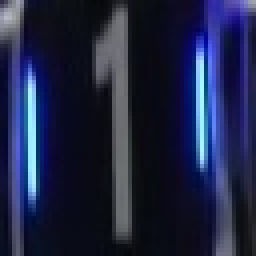
#> input picture data/1/1620708293790.0803.jpg, 64 x 64 px, given as the content of the folder svm_64x64, which was not available (shown 4 times larger)
$ python train.py
#> lines starting #> are read from the running program, lines starting #| are printed output that depends on the picture; pictures that were not available may be replaced by others from this repository, and a replacement may not be noted
# 训练用代码
import cv2
import numpy as np

import os


def get_files(file_dir):
    # 存放图片类别和标签的列表：第0类
#> called with file_dir = 'svm_64x64'
    list_1 = []
    label_1 = []

    for file in os.listdir(file_dir):  # 获得file_dir路径下的全部文件名
        # print(file)
        # 拼接出图片文件路径
        image_file_path = os.path.join(file_dir, file)
        for image_name in os.listdir(image_file_path):
            # print('image_name',image_name)
            # 图片的完整路径
            image_name_path = os.path.join(image_file_path, image_name)
            # print('image_name_path',image_name_path)
            # 将图片存放入对应的列表
            image_name_path = cv2.imread(image_name_path)
#> image_name_path is the input picture: shape (64, 64, 3); mean B, G, R 68, 37, 30.9
            image_name_path = cv2.resize(image_name_path, (64, 64))
            image_name_path = cv2.cvtColor(image_name_path, cv2.COLOR_BGR2GRAY)
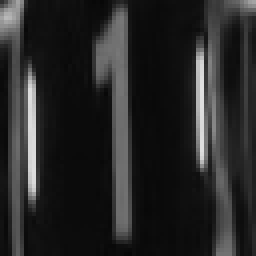
#> image_name_path: shape (64, 64) (shown 4 times larger); min 7, max 225, mean 38.7
            hist = hog.compute(image_name_path, (1, 1), (0, 0))
#> hist = 1764 values, max 0.497 at index 702, min 0 at index 111, mean 0.0964
            image_name_path = hist.reshape(-1)
#> image_name_path has the same summary as hist
            if image_file_path[-1:] == '1':
                list_1.append(image_name_path)
                label_1.append('1')
            elif image_file_path[-1:] == '2':
                list_1.append(image_name_path)
                label_1.append('2')
            elif image_file_path[-1:] == '3':
                list_1.append(image_name_path)
                label_1.append('3')
            elif image_file_path[-1:] == '4':
                list_1.append(image_name_path)
                label_1.append('4')
            elif image_file_path[-1:] == '5':
                list_1.append(image_name_path)
                label_1.append('5')
            elif image_file_path[-1:] == '6':
                list_1.append(image_name_path)
                label_1.append('6')
            elif image_file_path[-1:] == '7':
                list_1.append(image_name_path)
                label_1.append('7')
            elif image_file_path[-1:] == '8':
                list_1.append(image_name_path)
                label_1.append('8')
            elif image_file_path[-1:] == '9':
                list_1.append(image_name_path)
                label_1.append('9')
            elif image_file_path[-1:] == '0':
                list_1.append(image_name_path)
                label_1.append('0')

    # 合并数据
    image_list = list_1
    label_list = label_1
    # 利用shuffle打乱数据
    image_list = np.array(image_list)
    label_list = np.array(label_list)
    # [11 lines of commented-out code are left out]
    return image_list, label_list


if __name__ == '__main__':
    winSize = (64, 64)
    blockSize = (16, 16)  # 105
    blockStride = (8, 8)  # 4 cell
    cellSize = (8, 8)
    nBin = 9  # 9 bin 3780
    hog = cv2.HOGDescriptor(winSize, blockSize, blockStride, cellSize, nBin)
    # 变换数据的形状并归一化
    # 训练图片与标签
    print("加载训练图片地址")
    train_dir = 'svm_64x64'
    print("完成")
    print("加载测试图片地址")
    test_dir = 'data'
    print("完成")
    # 测试图片与标签
    print("分类图片与标签")
    train_images, train_labels = get_files(train_dir)
    test_images, test_labels = get_files(test_dir)
    print("完成")
    featureArray_train = np.zeros((16525, 1764), np.float32)
    # train_images = train_images.reshape(train_images.shape[0], -1)  # (60000, 784)
    # train_images = train_images.astype('float32') / 255
    #
    # test_images = test_images.reshape(test_images.shape[0], -1)
    # test_images = test_images.astype('float32') / 255
    #
    # # 将标签数据转为int32 并且形状为(60000,1)
    train_labels = train_labels.astype(np.int32)
    test_labels = test_labels.astype(np.int32)
    train_labels = train_labels.reshape(-1, 1)
    test_labels = test_labels.reshape(-1, 1)

    # 创建svm模型
    svm = cv2.ml.SVM_create()
    # 设置类型为SVM_C_SVC代表分类
    svm.setType(cv2.ml.SVM_C_SVC)
    # 设置核函数
    svm.setKernel(cv2.ml.SVM_LINEAR)
    # 设置其它属性
    svm.setGamma(3)
    svm.setDegree(3)
    # 设置迭代终止条件
    # 迭代次数，精度度
    svm.setTermCriteria((cv2.TermCriteria_MAX_ITER, 40000, 1e-3))
    # 训练
    print("开始训练")
#> (the run stopped early here; a loop or call above may not have finished)

$ run again, on data/1/1620708304808.1614.jpg
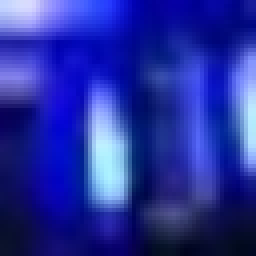
#> input picture data/1/1620708304808.1614.jpg, 64 x 64 px, given as the content of the folder svm_64x64, which was not available (shown 4 times larger)
#> in get_files, image_name_path is the input picture: shape (64, 64, 3); mean B, G, R 159.1, 47.6, 37
#> in get_files, `image_name_path = cv2.cvtColor(image_name_path, cv2.COLOR_BGR2GRAY)`:
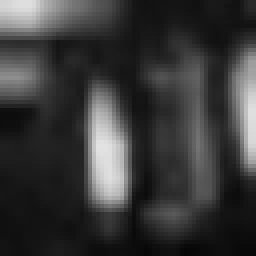
#> image_name_path: shape (64, 64) (shown 4 times larger); min 6, max 226, mean 57.1
#> hist = 1764 values, max 0.49 at index 414, min 0 at index 9, mean 0.121
#> in get_files, `image_name_path = hist.reshape(-1)`: image_name_path has the same summary as hist
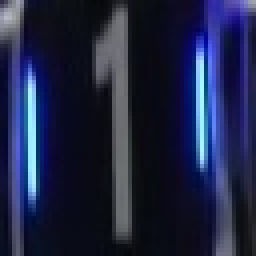
#> input picture data/1/1620708293790.0803.jpg, 64 x 64 px (shown 4 times larger)
#> in get_files, image_name_path is the input picture: shape (64, 64, 3); mean B, G, R 68, 37, 30.9
#> hist = 1764 values, max 0.497 at index 702, min 0 at index 111, mean 0.0964
#> in get_files (call 2), `image_name_path = hist.reshape(-1)`: image_name_path has the same summary as hist

$ run again, on data/1/1620708305758.2932.jpg
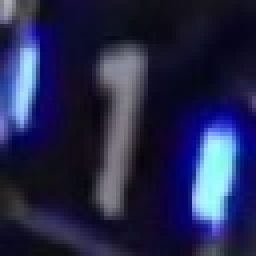
#> input picture data/1/1620708305758.2932.jpg, 64 x 64 px, given as the content of the folder svm_64x64, which was not available (shown 4 times larger)
#> in get_files, image_name_path is the input picture: shape (64, 64, 3); mean B, G, R 75.4, 39.6, 36.8
#> in get_files, `image_name_path = cv2.cvtColor(image_name_path, cv2.COLOR_BGR2GRAY)`:
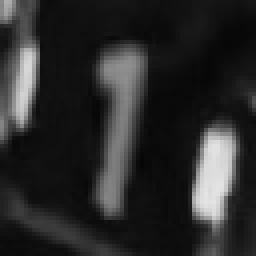
#> image_name_path: shape (64, 64) (shown 4 times larger); min 5, max 228, mean 42.8
#> hist = 1764 values, max 0.584 at index 1080, min 0 at index 642, mean 0.116
#> in get_files, `image_name_path = hist.reshape(-1)`: image_name_path has the same summary as hist
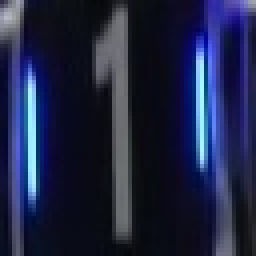
#> input picture data/1/1620708293790.0803.jpg, 64 x 64 px (shown 4 times larger)
#> in get_files, image_name_path is the input picture: shape (64, 64, 3); mean B, G, R 68, 37, 30.9
#> hist = 1764 values, max 0.497 at index 702, min 0 at index 111, mean 0.0964
#> in get_files (call 2), `image_name_path = hist.reshape(-1)`: image_name_path has the same summary as hist

$ run again, on data/1/1620708307047.5745.jpg
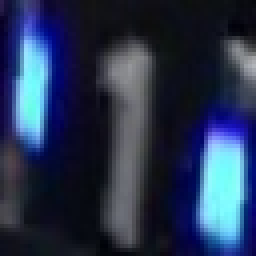
#> input picture data/1/1620708307047.5745.jpg, 64 x 64 px, given as the content of the folder svm_64x64, which was not available (shown 4 times larger)
#> in get_files, image_name_path is the input picture: shape (64, 64, 3); mean B, G, R 79.7, 51.7, 38.8
#> in get_files, `image_name_path = cv2.cvtColor(image_name_path, cv2.COLOR_BGR2GRAY)`:
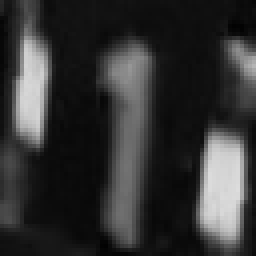
#> image_name_path: shape (64, 64) (shown 4 times larger); min 2, max 221, mean 51.1
#> hist = 1764 values, max 0.523 at index 360, min 0 at index 644, mean 0.11
#> in get_files, `image_name_path = hist.reshape(-1)`: image_name_path has the same summary as hist
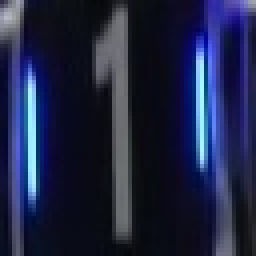
#> input picture data/1/1620708293790.0803.jpg, 64 x 64 px (shown 4 times larger)
#> in get_files, image_name_path is the input picture: shape (64, 64, 3); mean B, G, R 68, 37, 30.9
#> hist = 1764 values, max 0.497 at index 702, min 0 at index 111, mean 0.0964
#> in get_files (call 2), `image_name_path = hist.reshape(-1)`: image_name_path has the same summary as hist
